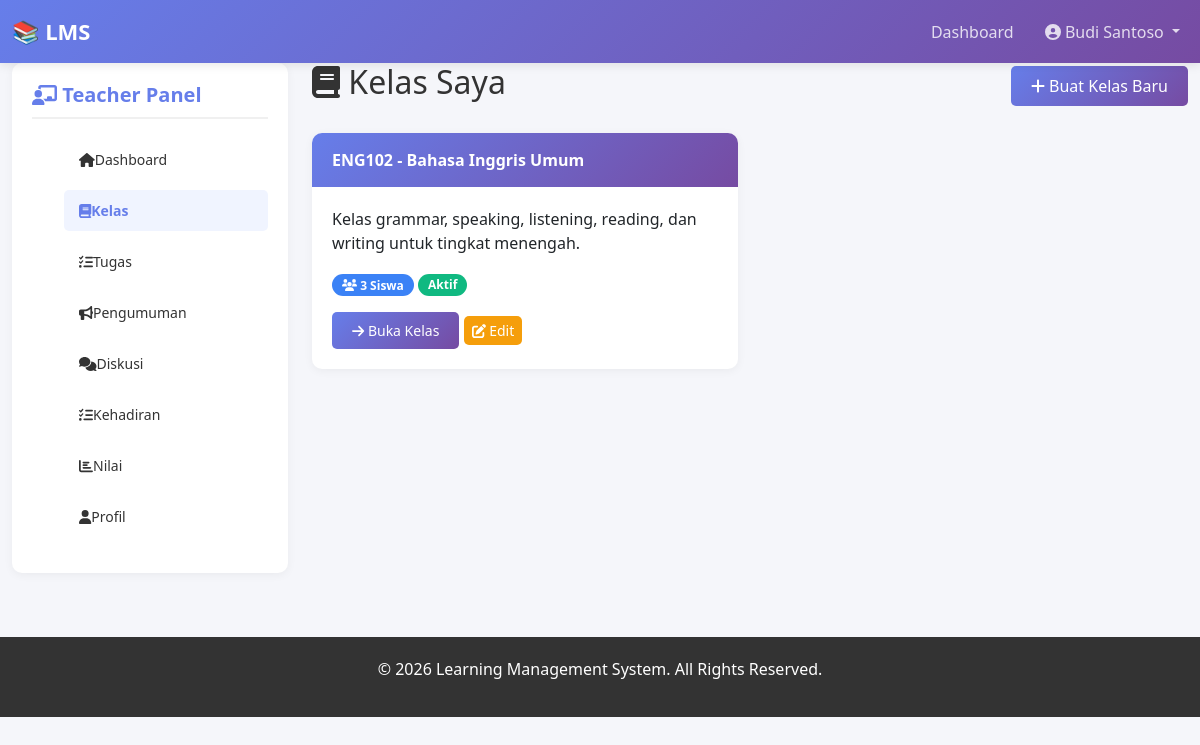
Screenshot of /teacher/classes.php (signed in) with the database file from the repository.
### tables this page shows
CREATE TABLE `classes` (
  `id` int(11) NOT NULL,
  `code` varchar(20) NOT NULL,
  `name` varchar(100) NOT NULL,
  `description` text DEFAULT NULL,
  `teacher_id` int(11) NOT NULL,
  `class_image` varchar(255) DEFAULT NULL,
  `status` enum('active','inactive') DEFAULT 'active',
  `created_at` timestamp NOT NULL DEFAULT current_timestamp(),
  `updated_at` timestamp NOT NULL DEFAULT current_timestamp() ON UPDATE current_timestamp()
);

### teacher/classes.php (the view, shortened to what this page needs)
<?php
require '../includes/config.php';
$teacher_id = $_SESSION['user_id'];
$classes_query = "SELECT * FROM classes WHERE teacher_id = $teacher_id ORDER BY created_at DESC";
$classes = $conn->query($classes_query);
require '../includes/header.php';
?>
<div class="col-md-3 mb-4">
    <div class="sidebar">
        <h5><i class="fas fa-chalkboard-user"></i> Teacher Panel</h5>
        <ul class="sidebar-menu">
            <li><a href="dashboard.php"><i class="fas fa-home"></i> Dashboard</a></li>
            <li><a href="classes.php" class="active"><i class="fas fa-book"></i> Kelas</a></li>
            <li><a href="assignments.php"><i class="fas fa-tasks"></i> Tugas</a></li>
            <li><a href="announcements.php"><i class="fas fa-bullhorn"></i> Pengumuman</a></li>
            <li><a href="discussions.php"><i class="fas fa-comments"></i> Diskusi</a></li>
            <li><a href="attendance.php"><i class="fas fa-list-check"></i> Kehadiran</a></li>
            <li><a href="grades.php"><i class="fas fa-chart-bar"></i> Nilai</a></li>
            <li><a href="profile.php"><i class="fas fa-user"></i> Profil</a></li>
        </ul>
    </div>
</div>
<div class="col-md-9">
    <div class="d-flex justify-content-between align-items-center mb-4">
        <h2><i class="fas fa-book"></i> Kelas Saya</h2>
        <button class="btn btn-primary" data-bs-toggle="modal" data-bs-target="#createClassModal">
            <i class="fas fa-plus"></i> Buat Kelas Baru
        </button>
    </div>
    <div class="row">
        <?php while ($class = $classes->fetch_assoc()):
            $student_count = $conn->query("SELECT COUNT(*) as count FROM class_members WHERE class_id = {$class['id']}")->fetch_assoc()['count'];
        ?>
            <div class="col-md-6">
                <div class="card">
                    <div class="card-header">
                        <strong><?php echo $class['code']; ?></strong> - <?php echo $class['name']; ?>
                    </div>
                    <div class="card-body">
                        <p><?php echo substr($class['description'], 0, 100); ?></p>
                        <div class="mb-3">
                            <span class="badge badge-info"><i class="fas fa-users"></i> <?php echo $student_count; ?> Siswa</span>
                            <span class="badge badge-success">
                                <?php echo $class['status'] == 'active' ? 'Aktif' : 'Tidak Aktif'; ?>
                            </span>
                        </div>
                        <a href="class_detail.php?id=<?php echo $class['id']; ?>" class="btn btn-primary btn-sm">
                            <i class="fas fa-arrow-right"></i> Buka Kelas
                        </a>
                        <a href="edit_class.php?id=<?php echo $class['id']; ?>" class="btn btn-warning btn-sm">
                            <i class="fas fa-edit"></i> Edit
                        </a>
                    </div>
                </div>
            </div>
        <?php endwhile; ?>
    </div>
</div>
<?php require '../includes/footer.php'; ?>

### assets/css/style.css (style rules this page uses)
* { margin: 0; padding: 0; box-sizing: border-box; }
body { font-family: 'Segoe UI', Tahoma, Geneva, Verdana, sans-serif; background-color: #f5f6fa; color: #333; }
.sidebar { background: white; border-radius: 10px; padding: 20px; box-shadow: 0 2px 10px rgba(0, 0, 0, 0.05); position: sticky; top: 20px; height: fit-content; }
.sidebar h5 { color: #667eea; font-weight: bold; margin-bottom: 20px; padding-bottom: 10px; border-bottom: 2px solid #f0f0f0; }
.sidebar-menu { list-style: none; }
.sidebar-menu li { margin-bottom: 10px; }
.sidebar-menu a { color: #333; text-decoration: none; display: flex; align-items: center; padding: 10px 15px; border-radius: 5px; transition: 0.3s; font-size: 14px; }
.sidebar-menu a:hover, .sidebar-menu a.active { background: #f0f4ff; color: #667eea; font-weight: bold; }
.card { border: none; border-radius: 10px; box-shadow: 0 2px 10px rgba(0, 0, 0, 0.05); transition: 0.3s; margin-bottom: 20px; }
.card-header { background: linear-gradient(135deg, #667eea 0%, #764ba2 100%); color: white; border: none; border-radius: 10px 10px 0 0 !important; padding: 15px 20px; font-weight: bold; }
.card-body { padding: 20px; }
.btn-primary { background: linear-gradient(135deg, #667eea 0%, #764ba2 100%); border: none; border-radius: 5px; padding: 8px 20px; transition: 0.3s; }
.btn-warning { background: #f59e0b; border: none; border-radius: 5px; color: white; }
.badge { padding: 5px 10px; border-radius: 20px; font-size: 12px; }
.badge-success { background: #10b981; }
.badge-info { background: #3b82f6; }

### rows the page displays
classes: code "ENG102", name "Bahasa Inggris Umum", description "Kelas grammar, speaking, listening, reading, dan writing untuk tingkat menengah.", student_count "3", status "Aktif"

### other values shown
substr($full_name, 0, 20) "Budi Santoso"
